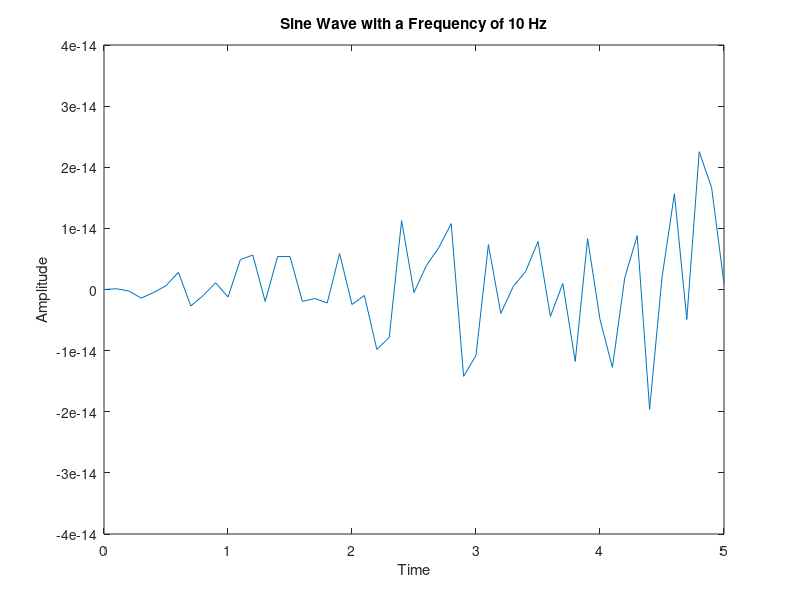

MATLAB code for this plot:
% Generates a sine wave with a frequeny of 10 Hz  and plots it against time
% Define the parameters
t = (0:0.1:5);
f_signal = 10;
signal_sine = sin(f_signal * t * pi);

% Plot the sine wave signal
plot(t, signal_sine);
title("Sine Wave with a Frequency of 10 Hz")
xlabel("Time");
ylabel("Amplitude");
